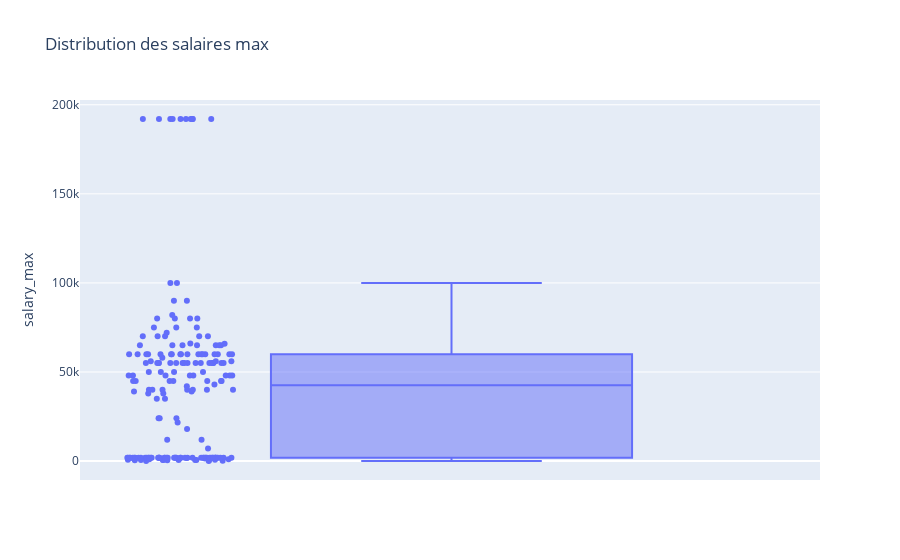

Notebook code cell kept with this figure:
### Code cell
# === Visualisation 3 : Distribution des salaires ===
    df_salaire = df.dropna(subset=["salary_min", "salary_max"])
    fig3 = px.box(df_salaire, y="salary_max", points="all", title="Distribution des salaires max")
    fig3.show()

### Figure 1 — Plotly figure (JSON) as saved in the notebook; plotly's stock layout.template omitted (floating-point values rounded to 4 significant figures; data arrays with more than 128 entries replaced by an {"elided": "..."} marker saying what was removed)
{"data": [{"alignmentgroup": "True", "boxpoints": "all", "hovertemplate": "salary_max=%{y}<extra></extra>", "legendgroup": "", "marker": {"color": "#636efa"}, "name": "", "notched": false, "offsetgroup": "", "orientation": "v", "showlegend": false, "type": "box", "x0": " ", "xaxis": "x", "y": {"elided": "192 float values"}, "y0": " ", "yaxis": "y"}], "layout": {"boxmode": "group", "legend": {"tracegroupgap": 0}, "title": {"text": "Distribution des salaires max"}, "xaxis": {"anchor": "y", "domain": [0, 1]}, "yaxis": {"anchor": "x", "domain": [0, 1], "title": {"text": "salary_max"}}}}
